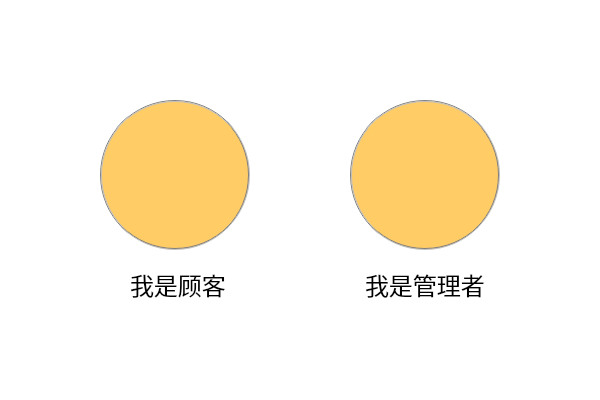
<?xml version="1.0" encoding="UTF-8"?>
<ui version="4.0">
 <class>Widget</class>
 <widget class="QWidget" name="Widget">
  <property name="geometry">
   <rect>
    <x>0</x>
    <y>0</y>
    <width>600</width>
    <height>400</height>
   </rect>
  </property>
  <property name="windowTitle">
   <string>登陆选择</string>
  </property>
  <property name="styleSheet">
   <string notr="true">background-color: rgb(255, 255, 255);</string>
  </property>
  <widget class="QPushButton" name="Button_SignIn_Manager">
   <property name="geometry">
    <rect>
     <x>350</x>
     <y>100</y>
     <width>150</width>
     <height>150</height>
    </rect>
   </property>
   <property name="styleSheet">
    <string notr="true">border:2px groove gray;
border-radius:75px;
background-image: url(:/new/Pic_/Picture/管理者.png);
background-repeat: no-repeat;
background-position: center;
background-color: rgb(255, 204, 102);</string>
   </property>
   <property name="text">
    <string/>
   </property>
  </widget>
  <widget class="QLabel" name="Label_Manager">
   <property name="geometry">
    <rect>
     <x>365</x>
     <y>270</y>
     <width>151</width>
     <height>30</height>
    </rect>
   </property>
   <property name="font">
    <font>
     <family>宋体</family>
     <pointsize>-1</pointsize>
    </font>
   </property>
   <property name="styleSheet">
    <string notr="true">font-size:24px;
</string>
   </property>
   <property name="text">
    <string>我是管理者</string>
   </property>
  </widget>
  <widget class="QPushButton" name="Button_SignIn_Customer">
   <property name="geometry">
    <rect>
     <x>100</x>
     <y>100</y>
     <width>150</width>
     <height>150</height>
    </rect>
   </property>
   <property name="styleSheet">
    <string notr="true">border:2px groove gray;
border-radius:75px;
background-image: url(:/new/Pic_/Picture/客户.png);
background-repeat: no-repeat;
background-position: center;
background-color: rgb(255, 204, 102);</string>
   </property>
   <property name="text">
    <string/>
   </property>
   <property name="autoDefault">
    <bool>false</bool>
   </property>
   <property name="default">
    <bool>false</bool>
   </property>
  </widget>
  <widget class="QLabel" name="Label_Customer">
   <property name="geometry">
    <rect>
     <x>130</x>
     <y>270</y>
     <width>131</width>
     <height>30</height>
    </rect>
   </property>
   <property name="font">
    <font>
     <family>宋体</family>
     <pointsize>-1</pointsize>
    </font>
   </property>
   <property name="styleSheet">
    <string notr="true">font-size: 24px;
</string>
   </property>
   <property name="text">
    <string>我是顾客</string>
   </property>
  </widget>
 </widget>
 <resources/>
 <connections/>
</ui>
